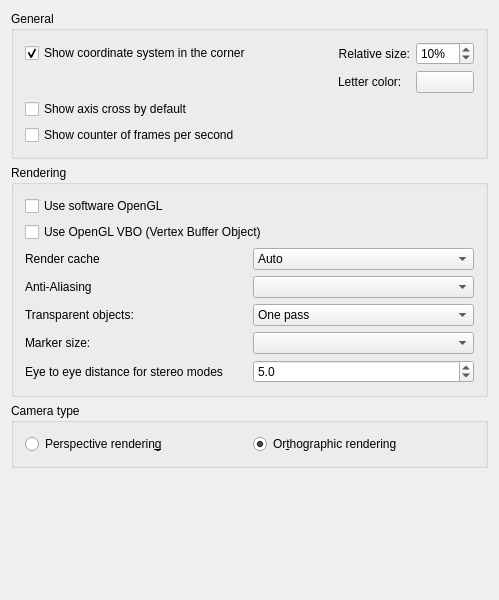
<?xml version="1.0" encoding="UTF-8"?>
<ui version="4.0">
 <class>Gui::Dialog::DlgSettings3DView</class>
 <widget class="QWidget" name="Gui::Dialog::DlgSettings3DView">
  <property name="geometry">
   <rect>
    <x>0</x>
    <y>0</y>
    <width>499</width>
    <height>600</height>
   </rect>
  </property>
  <property name="windowTitle">
   <string>3D View</string>
  </property>
  <layout class="QVBoxLayout" name="verticalLayout_2">
   <item>
    <widget class="QGroupBox" name="GroupBoxGeneral">
     <property name="enabled">
      <bool>true</bool>
     </property>
     <property name="title">
      <string>General</string>
     </property>
     <layout class="QVBoxLayout" name="verticalLayout">
      <item>
       <layout class="QGridLayout" name="gridLayoutCoord">
        <item row="0" column="0">
         <widget class="Gui::PrefCheckBox" name="CheckBox_CornerCoordSystem">
          <property name="toolTip">
           <string>Main coordinate system will always be shown in
lower right corner within opened files</string>
          </property>
          <property name="text">
           <string>Show coordinate system in the corner</string>
          </property>
          <property name="checked">
           <bool>true</bool>
          </property>
          <property name="prefEntry" stdset="0">
           <cstring>CornerCoordSystem</cstring>
          </property>
          <property name="prefPath" stdset="0">
           <cstring>View</cstring>
          </property>
         </widget>
        </item>
        <item row="0" column="1">
         <spacer name="horizontalSpacerCoord">
          <property name="orientation">
           <enum>Qt::Orientation::Horizontal</enum>
          </property>
          <property name="sizeHint" stdset="0">
           <size>
            <width>40</width>
            <height>0</height>
           </size>
          </property>
         </spacer>
        </item>
        <item row="0" column="2">
         <widget class="QLabel" name="labelCoordSize">
          <property name="text">
           <string>Relative size:</string>
          </property>
          <property name="alignment">
           <set>Qt::AlignmentFlag::AlignRight|Qt::AlignmentFlag::AlignTrailing|Qt::AlignmentFlag::AlignVCenter</set>
          </property>
         </widget>
        </item>
        <item row="0" column="3">
         <widget class="Gui::PrefSpinBox" name="SpinBox_CornerCoordSystemSize">
          <property name="toolTip">
           <string>Size of main coordinate system representation
in the corner -- in % of height/width of viewport</string>
          </property>
          <property name="suffix">
           <string notr="true">%</string>
          </property>
          <property name="minimum">
           <number>2</number>
          </property>
          <property name="maximum">
           <number>100</number>
          </property>
          <property name="value">
           <number>10</number>
          </property>
          <property name="prefEntry" stdset="0">
           <cstring>CornerCoordSystemSize</cstring>
          </property>
          <property name="prefPath" stdset="0">
           <cstring>View</cstring>
          </property>
         </widget>
        </item>
        <item row="1" column="2">
         <widget class="QLabel" name="axisLetterColorLabel">
          <property name="text">
           <string>Letter color:</string>
          </property>
         </widget>
        </item>
        <item row="1" column="3">
         <widget class="Gui::PrefColorButton" name="axisLetterColor">
          <property name="toolTip">
           <string>Axis letter color</string>
          </property>
          <property name="color">
           <color>
            <red>0</red>
            <green>0</green>
            <blue>0</blue>
           </color>
          </property>
          <property name="prefEntry" stdset="0">
           <cstring>AxisLetterColor</cstring>
          </property>
          <property name="prefPath" stdset="0">
           <cstring>View</cstring>
          </property>
         </widget>
        </item>
       </layout>
      </item>
      <item>
       <widget class="Gui::PrefCheckBox" name="CheckBox_ShowAxisCross">
        <property name="toolTip">
         <string>Axis cross will be shown by default at file
opening or creation</string>
        </property>
        <property name="text">
         <string>Show axis cross by default</string>
        </property>
        <property name="prefEntry" stdset="0">
         <cstring>ShowAxisCross</cstring>
        </property>
        <property name="prefPath" stdset="0">
         <cstring>View</cstring>
        </property>
       </widget>
      </item>
      <item>
       <widget class="Gui::PrefCheckBox" name="CheckBox_ShowFPS">
        <property name="toolTip">
         <string>Time needed for last operation and resulting frame rate
will be shown at the lower left corner in opened files</string>
        </property>
        <property name="text">
         <string>Show counter of frames per second</string>
        </property>
        <property name="prefEntry" stdset="0">
         <cstring>ShowFPS</cstring>
        </property>
        <property name="prefPath" stdset="0">
         <cstring>View</cstring>
        </property>
       </widget>
      </item>
     </layout>
    </widget>
   </item>
   <item>
    <widget class="QGroupBox" name="GroupBox12">
     <property name="enabled">
      <bool>true</bool>
     </property>
     <property name="title">
      <string>Rendering</string>
     </property>
     <layout class="QVBoxLayout" name="verticalLayout_3">
      <item>
       <widget class="Gui::PrefCheckBox" name="CheckBox_use_SW_OpenGL">
        <property name="toolTip">
         <string>This option is useful for troubleshooting graphics card and driver problems.

Changing this option requires a restart of the application.</string>
        </property>
        <property name="text">
         <string>Use software OpenGL</string>
        </property>
        <property name="prefEntry" stdset="0">
         <cstring>UseSoftwareOpenGL</cstring>
        </property>
        <property name="prefPath" stdset="0">
         <cstring>OpenGL</cstring>
        </property>
       </widget>
      </item>
      <item>
       <widget class="Gui::PrefCheckBox" name="CheckBox_useVBO">
        <property name="toolTip">
         <string>If selected, Vertex Buffer Objects (VBO) will be used.
A VBO is an OpenGL feature that provides methods for uploading
vertex data (position, normal vector, color, etc.) to the graphics card.
VBOs offer substantial performance gains because the data resides
in the graphics memory rather than the system memory and so it
can be rendered directly by GPU.

Note: Sometimes this feature may lead to a host of different
issues ranging from graphical anomalies to GPU crash bugs. Remember to
report this setting as enabled when seeking support on the FreeCAD forums</string>
        </property>
        <property name="text">
         <string>Use OpenGL VBO (Vertex Buffer Object)</string>
        </property>
        <property name="prefEntry" stdset="0">
         <cstring>UseVBO</cstring>
        </property>
        <property name="prefPath" stdset="0">
         <cstring>View</cstring>
        </property>
       </widget>
      </item>
      <item>
       <layout class="QGridLayout" name="gridLayout">
        <item row="1" column="1">
         <widget class="QComboBox" name="comboAliasing">
          <property name="minimumSize">
           <size>
            <width>120</width>
            <height>0</height>
           </size>
          </property>
          <property name="toolTip">
           <string>What kind of multisample anti-aliasing is used</string>
          </property>
         </widget>
        </item>
        <item row="3" column="0">
         <widget class="QLabel" name="markerSizeLabel">
          <property name="toolTip">
           <string/>
          </property>
          <property name="text">
           <string>Marker size:</string>
          </property>
         </widget>
        </item>
        <item row="1" column="0">
         <widget class="QLabel" name="aliasingLAbel">
          <property name="text">
           <string>Anti-Aliasing</string>
          </property>
         </widget>
        </item>
        <item row="2" column="0">
         <widget class="QLabel" name="transparentRenderLabel">
          <property name="toolTip">
           <string/>
          </property>
          <property name="text">
           <string>Transparent objects:</string>
          </property>
         </widget>
        </item>
        <item row="2" column="1">
         <widget class="Gui::PrefComboBox" name="comboTransparentRender">
          <property name="minimumSize">
           <size>
            <width>120</width>
            <height>0</height>
           </size>
          </property>
          <property name="toolTip">
           <string>Render types of transparent objects</string>
          </property>
          <property name="prefEntry" stdset="0">
           <cstring>TransparentObjectRenderType</cstring>
          </property>
          <property name="prefPath" stdset="0">
           <cstring>View</cstring>
          </property>
          <item>
           <property name="text">
            <string>One pass</string>
           </property>
          </item>
          <item>
           <property name="text">
            <string>Backface pass</string>
           </property>
          </item>
         </widget>
        </item>
        <item row="0" column="1">
         <widget class="QComboBox" name="renderCache">
          <property name="minimumSize">
           <size>
            <width>120</width>
            <height>0</height>
           </size>
          </property>
          <property name="toolTip">
           <string>'Render Caching' is another way to say 'Rendering Acceleration'.
There are 3 options available to achieve this:
1) 'Auto' (default), let Coin3D decide where to cache.
2) 'Distributed', manually turn on cache for all view provider root node.
3) 'Centralized', manually turn off cache in all nodes of all view provider, and
only cache at the scene graph root node. This offers the fastest rendering speed
but slower response to any scene changes.</string>
          </property>
          <property name="currentIndex">
           <number>0</number>
          </property>
          <item>
           <property name="text">
            <string>Auto</string>
           </property>
          </item>
          <item>
           <property name="text">
            <string>Distributed</string>
           </property>
          </item>
          <item>
           <property name="text">
            <string>Centralized</string>
           </property>
          </item>
         </widget>
        </item>
        <item row="0" column="0">
         <widget class="QLabel" name="renderCacheLabel">
          <property name="text">
           <string>Render cache</string>
          </property>
         </widget>
        </item>
        <item row="4" column="0">
         <widget class="QLabel" name="textLabel1">
          <property name="text">
           <string>Eye to eye distance for stereo modes</string>
          </property>
         </widget>
        </item>
        <item row="3" column="1">
         <widget class="QComboBox" name="boxMarkerSize">
          <property name="minimumSize">
           <size>
            <width>120</width>
            <height>0</height>
           </size>
          </property>
          <property name="toolTip">
           <string>Size of vertices in the Sketcher, TechDraw and other workbenches</string>
          </property>
         </widget>
        </item>
        <item row="4" column="1">
         <widget class="Gui::PrefDoubleSpinBox" name="FloatSpinBox_EyeDistance">
          <property name="minimumSize">
           <size>
            <width>120</width>
            <height>0</height>
           </size>
          </property>
          <property name="toolTip">
           <string>Eye-to-eye distance used for stereo projections.
The specified value is a factor that will be multiplied with the
bounding box size of the 3D object that is currently displayed.</string>
          </property>
          <property name="decimals">
           <number>1</number>
          </property>
          <property name="minimum">
           <double>0.100000000000000</double>
          </property>
          <property name="maximum">
           <double>1000.000000000000000</double>
          </property>
          <property name="singleStep">
           <double>2.000000000000000</double>
          </property>
          <property name="value">
           <double>5.000000000000000</double>
          </property>
          <property name="prefEntry" stdset="0">
           <cstring>EyeDistance</cstring>
          </property>
          <property name="prefPath" stdset="0">
           <cstring>View</cstring>
          </property>
         </widget>
        </item>
       </layout>
      </item>
     </layout>
    </widget>
   </item>
   <item>
    <widget class="QGroupBox" name="groupBoxCamera">
     <property name="title">
      <string>Camera type</string>
     </property>
     <layout class="QGridLayout" name="gridLayout1">
      <property name="leftMargin">
       <number>11</number>
      </property>
      <property name="topMargin">
       <number>11</number>
      </property>
      <property name="rightMargin">
       <number>11</number>
      </property>
      <property name="bottomMargin">
       <number>11</number>
      </property>
      <property name="spacing">
       <number>6</number>
      </property>
      <item row="0" column="0">
       <widget class="Gui::PrefRadioButton" name="radioPerspective">
        <property name="toolTip">
         <string>Objects will appear in a perspective projection</string>
        </property>
        <property name="text">
         <string>Perspective renderin&amp;g</string>
        </property>
        <property name="prefEntry" stdset="0">
         <cstring>Perspective</cstring>
        </property>
        <property name="prefPath" stdset="0">
         <cstring>View</cstring>
        </property>
       </widget>
      </item>
      <item row="0" column="1">
       <widget class="Gui::PrefRadioButton" name="radioOrthographic">
        <property name="toolTip">
         <string>Objects will be projected in orthographic projection</string>
        </property>
        <property name="text">
         <string>Or&amp;thographic rendering</string>
        </property>
        <property name="checked">
         <bool>true</bool>
        </property>
        <property name="prefEntry" stdset="0">
         <cstring>Orthographic</cstring>
        </property>
        <property name="prefPath" stdset="0">
         <cstring>View</cstring>
        </property>
       </widget>
      </item>
     </layout>
    </widget>
   </item>
   <item>
    <spacer>
     <property name="orientation">
      <enum>Qt::Orientation::Vertical</enum>
     </property>
     <property name="sizeHint" stdset="0">
      <size>
       <width>455</width>
       <height>16</height>
      </size>
     </property>
    </spacer>
   </item>
  </layout>
 </widget>
 <layoutdefault spacing="6" margin="11"/>
 <customwidgets>
  <customwidget>
   <class>Gui::ColorButton</class>
   <extends>QPushButton</extends>
   <header>Gui/Widgets.h</header>
  </customwidget>
  <customwidget>
   <class>Gui::PrefSpinBox</class>
   <extends>QSpinBox</extends>
   <header>Gui/PrefWidgets.h</header>
  </customwidget>
  <customwidget>
   <class>Gui::PrefColorButton</class>
   <extends>Gui::ColorButton</extends>
   <header>Gui/PrefWidgets.h</header>
  </customwidget>
  <customwidget>
   <class>Gui::PrefRadioButton</class>
   <extends>QRadioButton</extends>
   <header>Gui/PrefWidgets.h</header>
  </customwidget>
  <customwidget>
   <class>Gui::PrefCheckBox</class>
   <extends>QCheckBox</extends>
   <header>Gui/PrefWidgets.h</header>
  </customwidget>
  <customwidget>
   <class>Gui::PrefComboBox</class>
   <extends>QComboBox</extends>
   <header>Gui/PrefWidgets.h</header>
  </customwidget>
  <customwidget>
   <class>Gui::PrefDoubleSpinBox</class>
   <extends>QDoubleSpinBox</extends>
   <header>Gui/PrefWidgets.h</header>
  </customwidget>
 </customwidgets>
 <resources/>
 <connections>
  <connection>
   <sender>CheckBox_CornerCoordSystem</sender>
   <signal>toggled(bool)</signal>
   <receiver>SpinBox_CornerCoordSystemSize</receiver>
   <slot>setEnabled(bool)</slot>
   <hints>
    <hint type="sourcelabel">
     <x>20</x>
     <y>20</y>
    </hint>
    <hint type="destinationlabel">
     <x>20</x>
     <y>20</y>
    </hint>
   </hints>
  </connection>
  <connection>
   <sender>CheckBox_CornerCoordSystem</sender>
   <signal>toggled(bool)</signal>
   <receiver>axisLetterColor</receiver>
   <slot>setEnabled(bool)</slot>
   <hints>
    <hint type="sourcelabel">
     <x>20</x>
     <y>20</y>
    </hint>
    <hint type="destinationlabel">
     <x>20</x>
     <y>20</y>
    </hint>
   </hints>
  </connection>
 </connections>
</ui>
